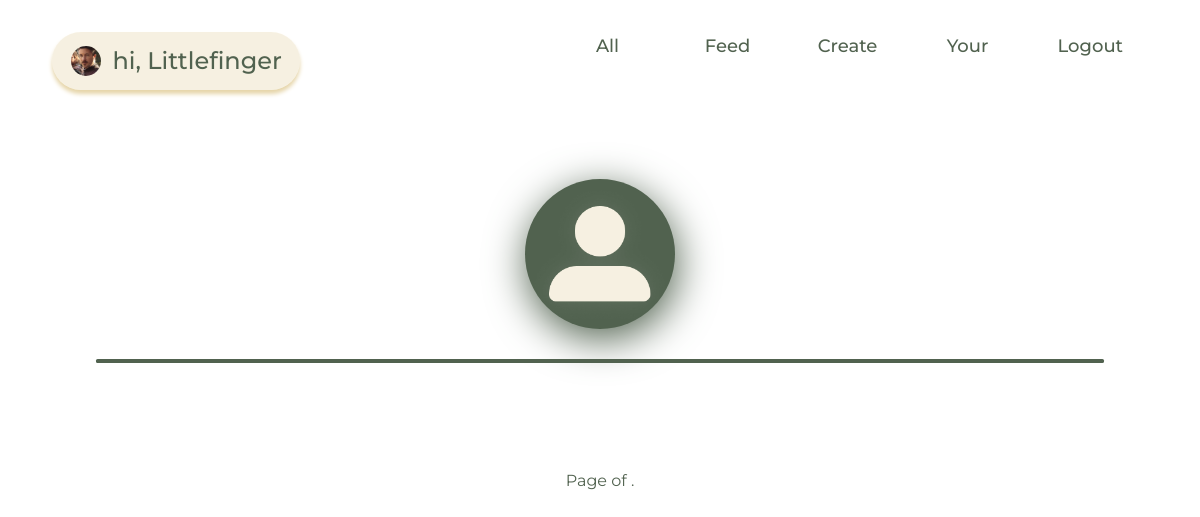
The page /register (signed in) on the database its author committed.
### network/models.py (models this page shows, shortened)
class User(AbstractUser):
    pfp = models.ImageField(blank=False, null=True, upload_to='pfp/')

### network/views.py (the view)
# urls.py: path("register", views.register, name="register"),
def register(request):
    if request.method == "POST":
        posts = Post.objects.all().order_by('-info')
        liked = Like.objects.filter(liker=request.user.id).values_list('liked', flat=True)
        for post in posts:
            count = Like.objects.filter(liked=post).count()
            post.likes = count
            post.like_status = 0
            if post.id in liked:
                post.like_status = 1
        paginator = Paginator(posts, 10)
        page = request.GET.get('page')
        post = paginator.get_page(page)
        who = request.user
        who.info = datetime.now().strftime('%B %d, %Y, %I:%M %p')
        username = request.POST["username"]
        email = request.POST["email"]
        pfp = 0
        if request.FILES:
            pfp = request.FILES["pfp"]
        password = request.POST["password"]
        confirmation = request.POST["confirmation"]
        if password != confirmation:
            return render(request, "network/layout.html", {
                "message": "Passwords must match.",
                "posts": post,
                "who": who
            })
        try:
            if pfp:
                user = User.objects.create_user(username, email, password, pfp=pfp)
            else:
                user = User.objects.create_user(username, email, password)
            user.save()
        except IntegrityError:
            return render(request, "network/layout.html", {
                "message": "Username already taken.",
                "posts": post,
                "who": who
            })
        login(request, user)
        return HttpResponseRedirect(reverse("index"))
    else:
        return render(request, "network/register.html")

### network/templates/network/register.html (shortened to what this page needs)
{% extends "network/layout.html" %}

### network/templates/network/layout.html (shortened to what this page needs)
{% load static %}
<!DOCTYPE html>
<html lang="en">
    <head>
        <link rel="stylesheet" href="https://stackpath.bootstrapcdn.com/bootstrap/4.4.1/css/bootstrap.min.css">
        <link href="{% static 'network/styles.css' %}" rel="stylesheet">
        <link rel="stylesheet" href="https://use.typekit.net/shc4zcg.css">
    </head>
    <body>
        {% if user.is_authenticated %}
            {% if who != user %}
                <div class="head" id="nav">
                    <a class="user" href="{% url 'index' %}">
                        {% if user.pfp %}
                            <img src="{{ user.pfp.url }}" class="user-pfp-shrink">
                        {% else %}
                            <img src="{% get_static_prefix %}{{ 'network/nopfp.png' }}" class="user-pfp-shrink">
                        {% endif %}
                        <div class="title-shrink">hi, {{ user.username }}</div>
                    </a>
                    <div class="navs-shrink">
                        <h3 class="navlink create"><a href="{% url 'index' %}">All</a></h3>
                        <h3 class="navlink create"><a href="{% url 'feed' %}">Feed</a></h3>
                        <h3 class="navlink create"><a onclick="edit(event, 0)">Create</a></h3>
                        <h3 class="navlink create"><a href="{% url 'your' %}">Your</a></h3>
                        <h3 class="navlink create" id="logout"><a href="{% url 'logout' %}">Logout</a></h3>
                    </div>
                </div>
            {% endif %}
        {% endif %}
        <div class="home">
            <div id="top">
                {% if user.is_authenticated %}
                    {% if who.pfp %}
                        <img src="{{ who.pfp.url }}" class="user-pfp">
                    {% else %}
                        <img src="{% get_static_prefix %}{{ 'network/nopfp.png' }}" class="user-pfp">
                    {% endif %}
                    {% if who.username == user.username %}
                        <div class="title self">hi, {{ user.username }}</div>
                    {% else %}
                        <div class="instant-follow-thumb">
                        </div>
                    {% endif %}
                {% endif %}
            </div>
            <div class="line" id="main_line"></div>
                <div class="feed">
                    <br>
                    <br>
                    <div>
                        <span>
                            <span>
                                Page {{ posts.number }} of {{ posts.paginator.num_pages }}.
                            </span>
                        </span>
                    </div>
            </div>
        </div>
    </body>
</html>

### network/static/network/styles.css (style rules this page uses)
@media only screen and (min-width: 768px) { .navlink { margin: 1.4rem 1.875rem 1.8rem 1.875rem; text-align: center; } }
@media only screen and (min-width: 768px) { .navs-shrink { display: none; } }
@media only screen and (min-width: 768px) { .head { display: flex; flex-flow: row nowrap; align-items: center; margin: 2rem 3.28rem; } }
@media only screen and (min-width: 1024px) { .navlink { margin: 1.4rem 1.875rem 1.8rem 1.875rem; text-align: center; } }
@media only screen and (min-width: 1024px) { .navs-shrink { margin-left: auto; display: flex; flex-flow: row nowrap; } }
@media only screen and (min-width: 1024px) { .head { display: flex; flex-flow: row nowrap; align-items: center; margin: 2rem 3.28rem; } }
a, a:hover { color: inherit; text-decoration: none; }
body { font-family: Montserrat; color: #51624F; }
.create { width: 3.75rem; margin-top: 0; }
.feed { margin: 3.63rem 3.8rem; display: flex; flex-flow: column nowrap; align-items: center; }
h3 { font-size: 1.125rem; margin-bottom: 0; }
.home { display: flex; margin: auto; width: fit-content; flex-flow: column nowrap; }
.instant-follow-thumb { display: flex; flex-flow: row nowrap; align-items: center; justify-content: center; }
.line { background-color: #51624F; margin: 0 3vw; height: 0.2rem; border-radius: 0.1rem; }
.title-shrink { color: #51624F; font-size: 1.5rem; font-weight: 500; padding-left: 0.7rem; }
#top { display: flex; margin: auto; width: fit-content; flex-flow: column; }
.user { width: auto; height: auto; display: flex; flex-flow: row nowrap; align-items: center; border-radius: 50px; padding: 0.7rem 1.17rem; background: rgba(230, 213, 169, 0.35); box-shadow: 0px 4px 4px 0px #E6D5A9; }
.user-pfp { width: 9.375rem; height: 9.375rem; align-self: center; border-radius: 5rem; margin-top: 3.56rem; background: lightgray 50% / cover no-repeat; box-shadow: 2px 10px 40px 0px #51624F; }
.user-pfp-shrink { width: 1.875rem; height: 1.875rem; flex-shrink: 0; border-radius: 40px; background: lightgray 50% / cover no-repeat; }

### rows shown on the page
User: pfp (picture), username "Littlefinger"
